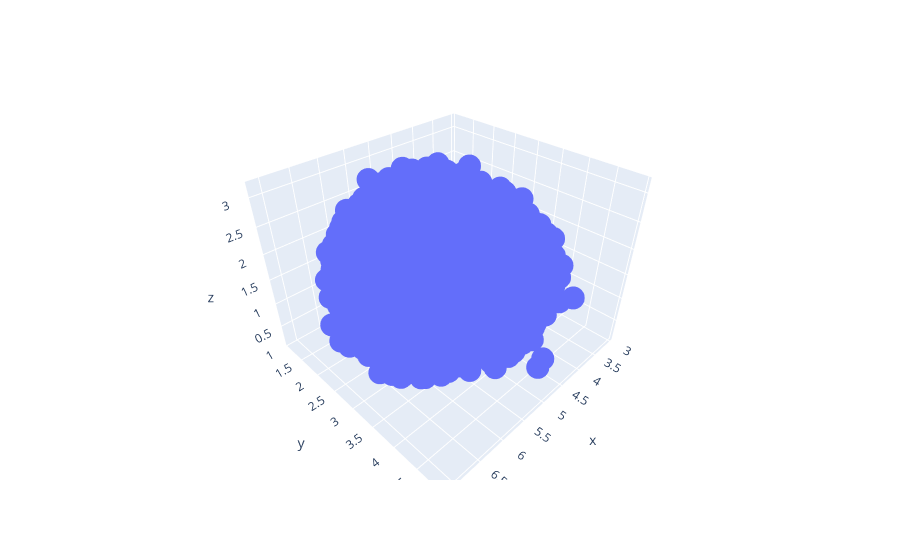

Notebook code cell kept with this figure:
### Code cell
fig = px.scatter_3d(x=embedding[:, 0], y=embedding[:, 1], z=embedding[:, 2])
fig.show()

### Figure 1 — Plotly figure (JSON) as saved in the notebook; plotly's stock layout.template omitted (floating-point values rounded to 4 significant figures; data arrays with more than 128 entries replaced by an {"elided": "..."} marker saying what was removed)
{"data": [{"hovertemplate": "x=%{x}<br>y=%{y}<br>z=%{z}<extra></extra>", "legendgroup": "", "marker": {"color": "#636efa", "symbol": "circle"}, "mode": "markers", "name": "", "scene": "scene", "showlegend": false, "type": "scatter3d", "x": {"elided": "2795 float values"}, "y": {"elided": "2795 float values"}, "z": {"elided": "2795 float values"}}], "layout": {"legend": {"tracegroupgap": 0}, "margin": {"t": 60}, "scene": {"domain": {"x": [0, 1], "y": [0, 1]}, "xaxis": {"title": {"text": "x"}}, "yaxis": {"title": {"text": "y"}}, "zaxis": {"title": {"text": "z"}}}}}
